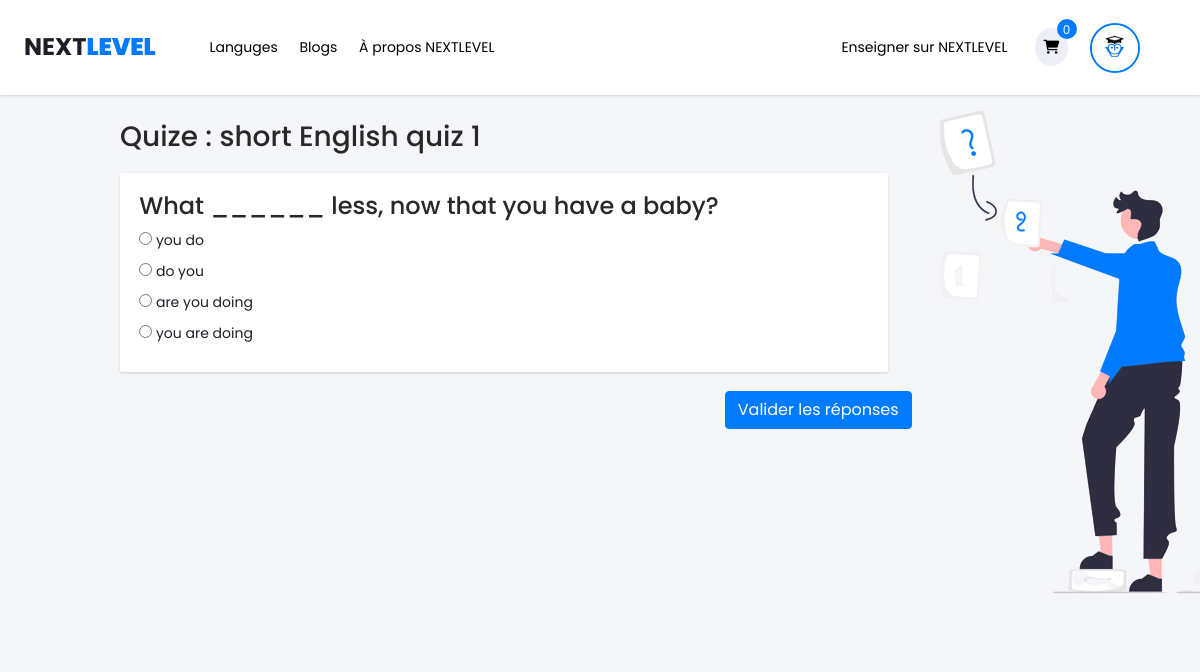
/quize.php?id_quize=27 (signed in), run on the app's committed database.
### tables this page shows
CREATE TABLE `user` (
  `id_user` int(11) NOT NULL,
  `nome` varchar(100) NOT NULL,
  `prenom` varchar(100) NOT NULL,
  `email` varchar(250) NOT NULL,
  `password` varchar(250) NOT NULL,
  `user_image` varchar(250) NOT NULL
);

CREATE TABLE `quize` (
  `id_quize` int(11) NOT NULL,
  `id_section` int(11) NOT NULL,
  `titre` varchar(250) NOT NULL
);

CREATE TABLE `question` (
  `id_question` int(11) NOT NULL,
  `id_quize` int(11) NOT NULL,
  `question` varchar(250) NOT NULL,
  `reponse1` varchar(250) NOT NULL,
  `reponse2` varchar(250) NOT NULL,
  `reponse3` varchar(250) NOT NULL,
  `reponse4` varchar(250) NOT NULL,
  `bonne_reponse` varchar(250) NOT NULL,
  `accessoires` varchar(250) NOT NULL,
  `explication` text NOT NULL,
  `type` varchar(20) NOT NULL
);

### quize.php (the view, shortened to what this page needs)
<!DOCTYPE html>
<html lang="en">
<head>
<link rel="stylesheet" type="text/css" href="styles/bootstrap4/bootstrap.min.css">
<link href="plugins/fontawesome-free-6.1.1-web/css/all.min.css" rel="stylesheet" type="text/css">
<link rel="stylesheet" type="text/css" href="plugins/OwlCarousel2-2.2.1/owl.carousel.css">
<link rel="stylesheet" type="text/css" href="plugins/OwlCarousel2-2.2.1/owl.theme.default.css">
<link rel="stylesheet" type="text/css" href="plugins/OwlCarousel2-2.2.1/animate.css">
<link rel="stylesheet" type="text/css" href="styles/main_styles.css">
<link rel="stylesheet" type="text/css" href="styles/responsive.css">
<link rel="stylesheet" type="text/css" href="styles/cart.css">
</head>
<body>
    <?php
	      include("inc/header.php");
    ?>
<div class="img_quz">
    <img src="images/quize_qu.png" alt="">
</div>
<div class="quize">
<?php
           if(isset($_GET['id_quize'])){
               $id_quize=$_GET['id_quize'];
               $get_quize=$con->prepare("select * from quize where id_quize='$id_quize'");
               $get_quize->setFetchMode(PDO:: FETCH_ASSOC);
               $get_quize->execute();
               $row=$get_quize->fetch();
        ?>
    <h3>Quize : <?php echo $row['titre'];?></h3>
         <?php
                $get_question=$con->prepare("select * from question where 	id_quize='$id_quize'");
                $get_question->setFetchMode(PDO:: FETCH_ASSOC);
                $get_question->execute();
                while($sub_row=$get_question->fetch()){
                    $i=1;
         ?>
    <div class="question">
<form  method="post">
        <h4><?php echo $sub_row['question'];?></h4>
        <input type="radio" id="huey" name="<?php echo $sub_row['id_question']?>" value="<?php echo $sub_row['reponse1']?>" >
        <label for="<?php echo $sub_row['reponse1']?>"><?php echo $sub_row['reponse1']?></label><br>
        <input type="radio" id="huey" name="<?php echo $sub_row['id_question']?>" value="<?php echo $sub_row['reponse2']?>" >
        <label for="<?php echo $sub_row['reponse1']?>"><?php echo $sub_row['reponse2']?></label><br>
        <input type="radio" id="huey" name="<?php echo $sub_row['id_question']?>" value="<?php echo $sub_row['reponse3']?>" >
        <label for="<?php echo $sub_row['reponse1']?>"><?php echo $sub_row['reponse3']?></label><br>
        <input type="radio" id="huey" name="<?php echo $sub_row['id_question']?>" value="<?php echo $sub_row['reponse4']?>" >
        <label for="<?php echo $sub_row['reponse1']?>"><?php echo $sub_row['reponse4']?></label><br>
    </div>
    <?php $i++; } }?>
    <button style="margin-bottom: 5%;" type="submit" name='valider_reponses' class="btn btn-primary">Valider les réponses</button>
</div></div>
</body>
</html>

### inc/header.php (shortened to what this page needs)
<?php
	include("inc/db.php");
	?>
	<header class="header trans_300">
      <nav>
	  <div class="main_nav_container">
				<div class="row">
					   <div  class="col-lg-12 text-right">
						        <div class="logo_container">
							          <a href="index.php">Next<b>Level</b></a>
						        </div>
						         <div class="menu">
								      <ul class='menu_right'>
					                     <li><a href="#">Languges</a></li>
				                         <li><a href="blog.php">Blogs</a></li>
				                         <li><a href="about_us.php">À propos NEXTLEVEL</a></li>
							         </ul>
									  <ul class='menu_left'>
										  <?php
										   $j=0;
									 if(isset($_SESSION['id_user'])){
										 $id_user=$_SESSION['id_user'];
										 $get_ens=$con->prepare("select * from enseignant where id_user='$id_user'");
										 $get_ens->setFetchMode(PDO:: FETCH_ASSOC);
										 $get_ens->execute();
										 $count=$get_ens->rowCount();
										 if($count == 1){
										    echo ' <li class="bessnis"><a href="cours.php">Enseigner sur NEXTLEVEL</a></li>';
										}else{
											echo ' <li style="cursor: pointer;" class="bessnis" data-toggle="modal" data-target="#demande">Enseigner sur NEXTLEVEL</li>';
										 }
									           echo '<li id="some_div" class="checkout"><a href="cart.php"><i class="fa fa-shopping-cart" aria-hidden="true"></i><span id="checkout_items" class="checkout_items">'. $j.'</span></a></li>';
										}else{
                                               echo '<li class="checkout"><a href="cart.php"><i class="fa fa-shopping-cart" aria-hidden="true"></i><span id="checkout_items" class="checkout_items">0</span></a></li>';
										}
									 ?>
										<?php  if(isset($_SESSION['id_user'])){
											   $id_user=$_SESSION['id_user'];
											   $get_user=$con->prepare("select * from user where id_user='$id_user'");
											   $get_user->setFetchMode(PDO:: FETCH_ASSOC);
											   $get_user->execute();
											   $row=$get_user->fetch();
                                          echo'
										  <li><div class="profile-photo">
												   <img  src="images/'.$row['user_image'].'">
												   <div class="dropdown-content">
												        <a href="profile.php?profile"><i class="fa-solid fa-circle-user"></i>&nbsp;&nbsp;&nbsp;&nbsp;Profile</a>
												        <a href="profile.php?msg"><i class="fa-regular fa-envelope"></i>&nbsp;&nbsp;&nbsp;&nbsp;Message</a>
												        <a href="logout.php"><i class="fa-solid fa-arrow-right-from-bracket"></i>&nbsp;&nbsp;&nbsp;&nbsp;Logout</a>
												   </div>
										      </div>
									      </li>
										  ';
									  } ?>
								 </div>
                       </div>
                </div>
     </div>
	  </nav>
	</header>

### styles/main_styles.css (style rules this page uses)
* { margin: 0; padding: 0; }
body { font-family: 'Poppins', sans-serif; font-size: 14px; line-height: 23px; font-weight: 400; background: #FFFFFF; color: #1e1e27; }
div { display: block; position: relative; -webkit-box-sizing: border-box; -moz-box-sizing: border-box; box-sizing: border-box; }
ul { list-style: none; margin-bottom: 0px; }
a, a:hover, a:visited, a:active, a:link { text-decoration: none; -webkit-font-smoothing: antialiased; -webkit-text-shadow: rgba(0,0,0,.01) 0 0 1px; text-shadow: rgba(0,0,0,.01) 0 0 1px; }
h3 { font-size: 28px; }
h4 { font-size: 24px; }
h1, h2, h3, h4, h5, h6 { color: #282828; -webkit-font-smoothing: antialiased; -webkit-text-shadow: rgba(0,0,0,.01) 0 0 1px; text-shadow: rgba(0,0,0,.01) 0 0 1px; }
.trans_300 { -webkit-transition: all 300ms ease; -moz-transition: all 300ms ease; -ms-transition: all 300ms ease; -o-transition: all 300ms ease; transition: all 300ms ease; }
.header { position: fixed; top: 0; left: 0; width: 100%; background: #FFFFFF; z-index: 10; }
.main_nav_container { width: 100%; background: #FFFFFF; box-shadow: rgba(0, 0, 0, 0.1) 0px 1px 3px 0px, rgba(0, 0, 0, 0.06) 0px 1px 2px 0px; padding-left: 2%; padding-right: 5%; }
.menu_left li a { padding:9px; justify-content: center; align-items: center; position: relative; color: #1e1e27; -webkit-transition: color 0.3s ease; -moz-transition: color 0.3s ease; -ms-transition: color 0.3s ease; -o-transition: color 0.3s ease; transition: color 0.3s ease; }
.checkout a { background: #eceff6; border-radius: 50%; }
.checkout_items { display: -webkit-box; display: -moz-box; display: -ms-flexbox; display: -webkit-flex; display: flex; flex-direction: column; justify-content: center; align-items: center; position: absolute; top: -9px; left: 22px; width: 20px; height: 20px; border-radius: 50%; background: #007bff; font-size: 12px; color: #FFFFFF; }
.logo_container { position: absolute; top: 50%; -webkit-transform: translateY(-50%); -moz-transform: translateY(-50%); -ms-transform: translateY(-50%); -o-transform: translateY(-50%); transform: translateY(-50%); left: 15px; }
.logo_container a { font-size: 24px; color: #1e1e27; font-weight: 700; text-transform: uppercase; }
.logo_container a b { color: #007bff; }
.btn { cursor: pointer; }
.profile-photo img { border:2px solid #007bff; width:50px; height:50px; overflow: hidden; border-radius: 50%; cursor: pointer; }
.menu ul { display:inline-block; }
.menu_left { text-align: center; }
.menu_right { float: left; }
.main_nav_container .menu { margin-left:15%; }
.main_nav_container .menu ul li { display: inline-block; line-height: 95px; margin-left:18px; }
.main_nav_container .menu ul li a { color:black; }
.profile-photo { position: relative; display: inline-block; }
.quize { margin-top:10%; width:80%; margin-left:10%; margin-right:10%; }
.question { width:80%; margin-top: 2%; padding: 2%; margin-bottom: 2%; background: #FFFFFF; box-shadow: rgba(0, 0, 0, 0.1) 0px 1px 3px 0px, rgba(0, 0, 0, 0.06) 0px 1px 2px 0px; }
.img_quz { margin-left:72%; position: fixed; margin-top: -5%; margin-bottom: 2%; }
.quize button { margin-left:63%; }
.fa { display: inline-block; font: normal normal normal 14px/1 FontAwesome; font-size: inherit; text-rendering: auto; -webkit-font-smoothing: antialiased; -moz-osx-font-smoothing: grayscale; }

### quize.php (style rules this page uses)
body { background: #f5f6f9; }

### data on the page
user: user_image (picture)
quize: titre "short English quiz 1"
question: question "What ______ less, now that you have a baby?", reponse1 "you do", reponse2 "do you", reponse3 "are you doing", reponse4 "you are doing"

### other printed values
$j "0"
